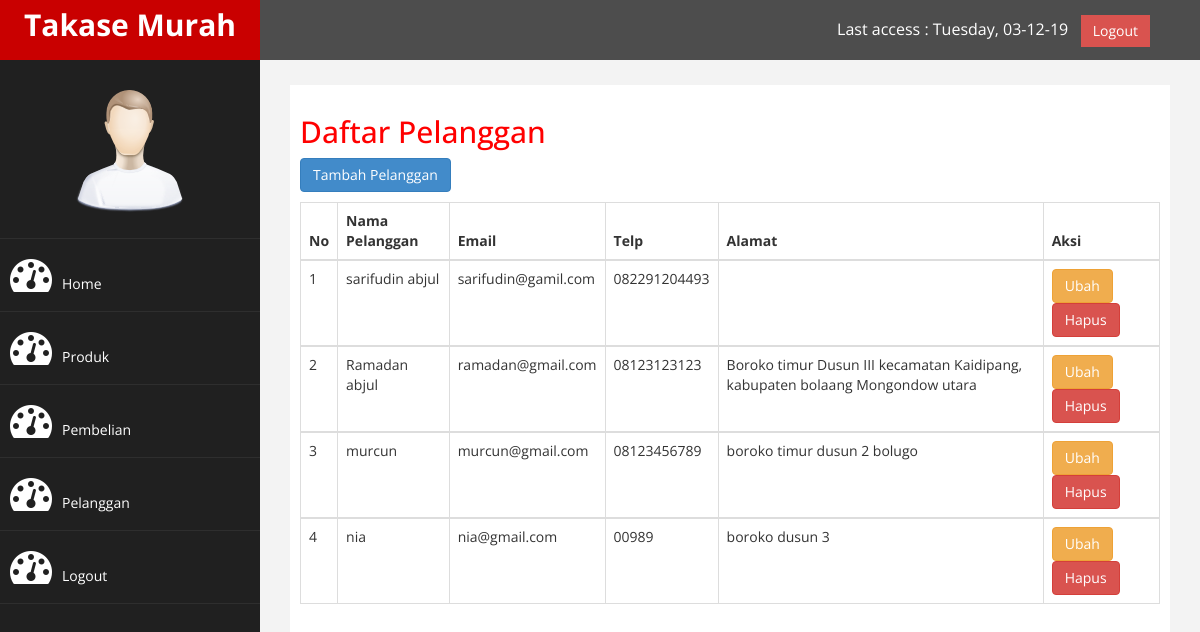
The app's page /admin/index.php?halaman=pelanggan (signed in) with its own data.
### tables this page shows
CREATE TABLE `pelanggan` (
  `id_pelanggan` int(11) NOT NULL,
  `email_pelanggan` varchar(100) NOT NULL,
  `password_pelanggan` varchar(255) NOT NULL,
  `nama_pelanggan` varchar(100) NOT NULL,
  `telp_pelanggan` varchar(25) NOT NULL,
  `alamat_pelanggan` text NOT NULL
);

### admin/pelanggan.php (the view)
<?php
	$result = $koneksi->query("SELECT * FROM pelanggan");
 ?>
<h2> Daftar Pelanggan</h2>
<a href="index.php?halaman=tambahpelanggan" class="btn btn-primary" style="margin-bottom: 10px;">Tambah Pelanggan</a>
<table class="table table-bordered">
	<thead>
		<tr>
			<th>No</th>
			<th>Nama Pelanggan</th>
			<th>Email</th>
			<th>Telp</th>
			<th>Alamat</th>
			<th>Aksi</th>
		</tr>
	</thead>
	<?php $no = 1; ?>
	<?php foreach ($result as $data): ?>
	<tbody>
		<tr>
			<td><?= $no++; ?></td>
			<td><?= $data['nama_pelanggan']; ?></td>
			<td><?= $data['email_pelanggan']; ?></td>
			<td><?= $data['telp_pelanggan']; ?></td>
			<td><?= $data['alamat_pelanggan']; ?></td>
			<td>
				<a href="index.php?halaman=ubahPelanggan&id=<?= $data['id_pelanggan']; ?>" class="btn btn-warning">Ubah</a>
				<a href="index.php?halaman=hapusPelanggan&id=<?= $data['id_pelanggan']; ?>" class="btn btn-danger" onclick="return confirm('Anda yakin akan menghapus data pelanggan')" >Hapus</a>
			</td>
		</tr>
	</tbody>
<?php endforeach; ?>
</table>

### admin/assets/css/custom.css (style rules this page uses)
body { font-family: 'Open Sans', sans-serif; }
h2 { color: #f00; }

### records on screen
pelanggan: nama_pelanggan "sarifudin abjul", email_pelanggan "sarifudin@gamil.com", telp_pelanggan "082291204493"
pelanggan: nama_pelanggan "Ramadan abjul", email_pelanggan "ramadan@gmail.com", telp_pelanggan "08123123123", alamat_pelanggan "Boroko timur Dusun III kecamatan Kaidipang, kabupaten bolaang Mongondow utara"
pelanggan: nama_pelanggan "murcun", email_pelanggan "murcun@gmail.com", telp_pelanggan "08123456789", alamat_pelanggan "boroko timur dusun 2 bolugo"
pelanggan: nama_pelanggan "nia", email_pelanggan "nia@gmail.com", telp_pelanggan "00989", alamat_pelanggan "boroko dusun 3"
